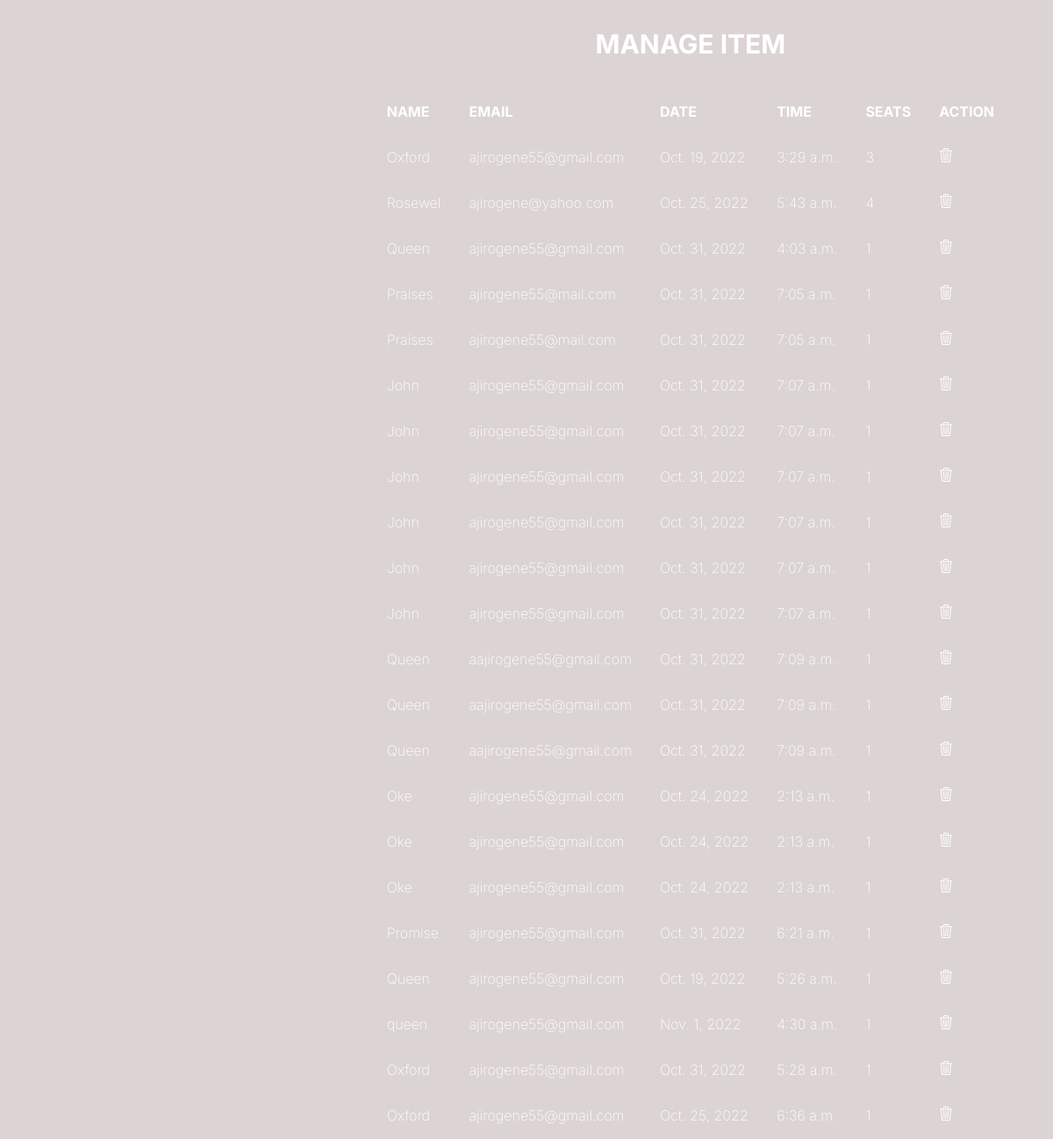
The page /manage on the database as committed earlier.
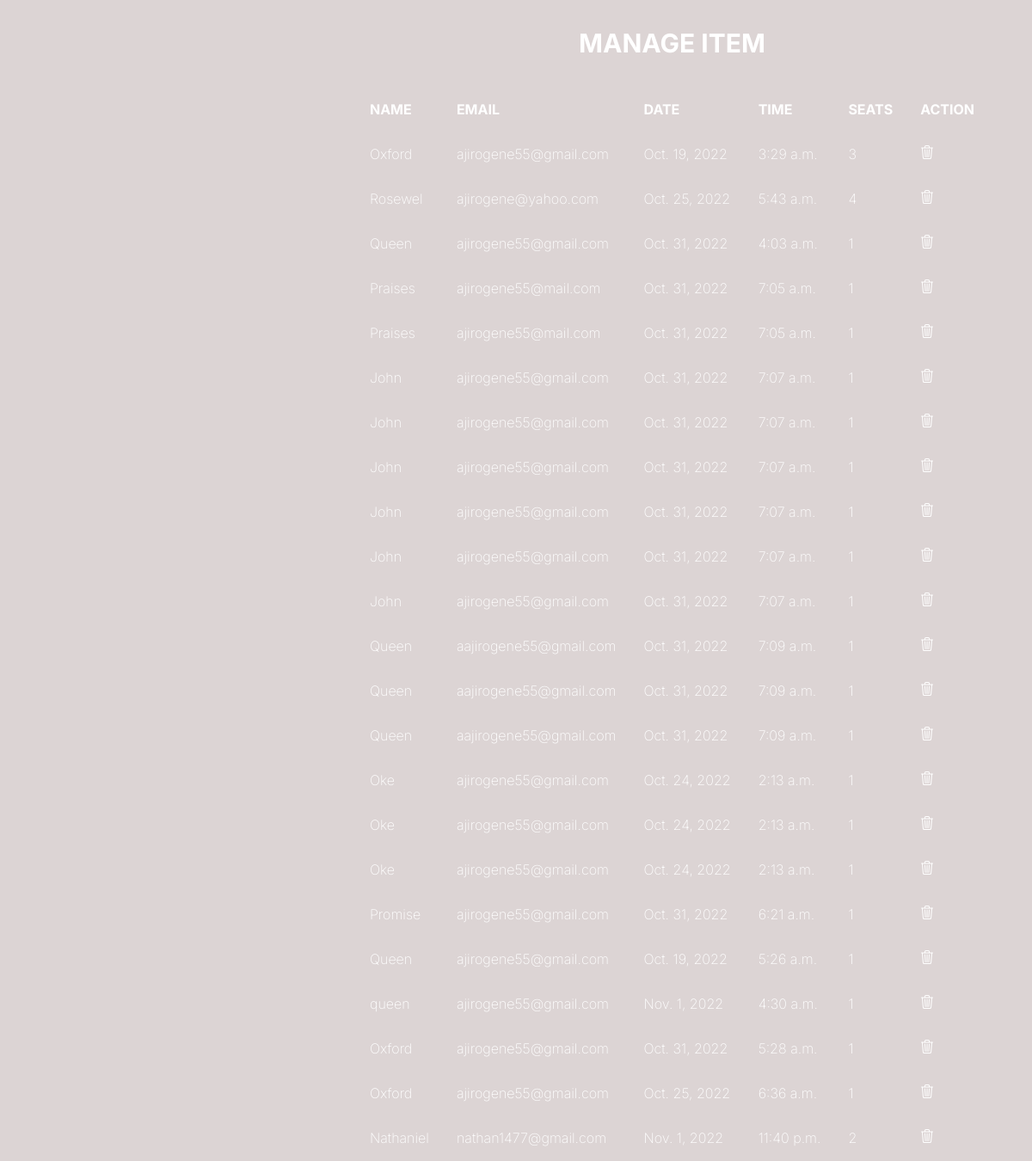
The same page on the database as committed later.
### reservation/models.py (models this page shows, shortened)
class Bookings(models.Model):
    menu = models.ForeignKey(Menu, on_delete=models.CASCADE)
    name = models.CharField(max_length=200)
    email = models.CharField(max_length=200)
    seats = models.IntegerField(default=0)
    date = models.DateField()
    time = models.TimeField()
    objects = UserManager()

### reservation/views.py (the view)
# urls.py: path('manage', views.manage, name='manage')
def manage(request):
    context = {'bookings': "", 'error': "", 'success': ""}
    if request.method == 'POST':
        item_id = request.POST.get('item_id')
        Bookings.objects.filter(id=item_id).delete()
    bookings = Bookings.objects.all()
    template = loader.get_template('reservation/manage.html')
    context['bookings'] = bookings
    return HttpResponse(template.render(context, request))

### templates/reservation/manage.html (shortened to what this page needs)
<!DOCTYPE html>
{% load static %}
<html lang="en">
<head>
    <link rel="stylesheet" href="{% static 'reservation/css/style.css' %}">
</head>
<body>
    <form class="form" method="POST" action="manage">
        <div id="container" style="overflow-y:auto; height:100%">
            <h1>MANAGE ITEM</h1>
            <table style="color: white">
                <tr>
                    <th>NAME</th>
                    <th>EMAIL</th>
                    <th>DATE</th>
                    <th>TIME</th>
                    <th>SEATS</th>
                    <th>ACTION</th>
                </tr>
                {% for item  in bookings %}
                <tr>
                    <td>{{ item.name }}</td>
                    <td>{{ item.email }}</td>
                    <td>{{ item.date}}</td>
                    <td>{{ item.time}}</td>
                    <td>{{ item.seats}}</td>
                    <td><button value="{{ item.id }}" name="item_id" title="delete">
                        </button></td>
                </tr>
                {% endfor %}
            </table>
        </div>
    </form>
</body>
</html>

Rows that differ between the two databases and show on the page:
added Bookings: name "Nathaniel", email "nathan1477@gmail.com", date "Nov. 1, 2022", time "11:40 p.m.", seats "2", {{ item.id }} 23 (drawn)
